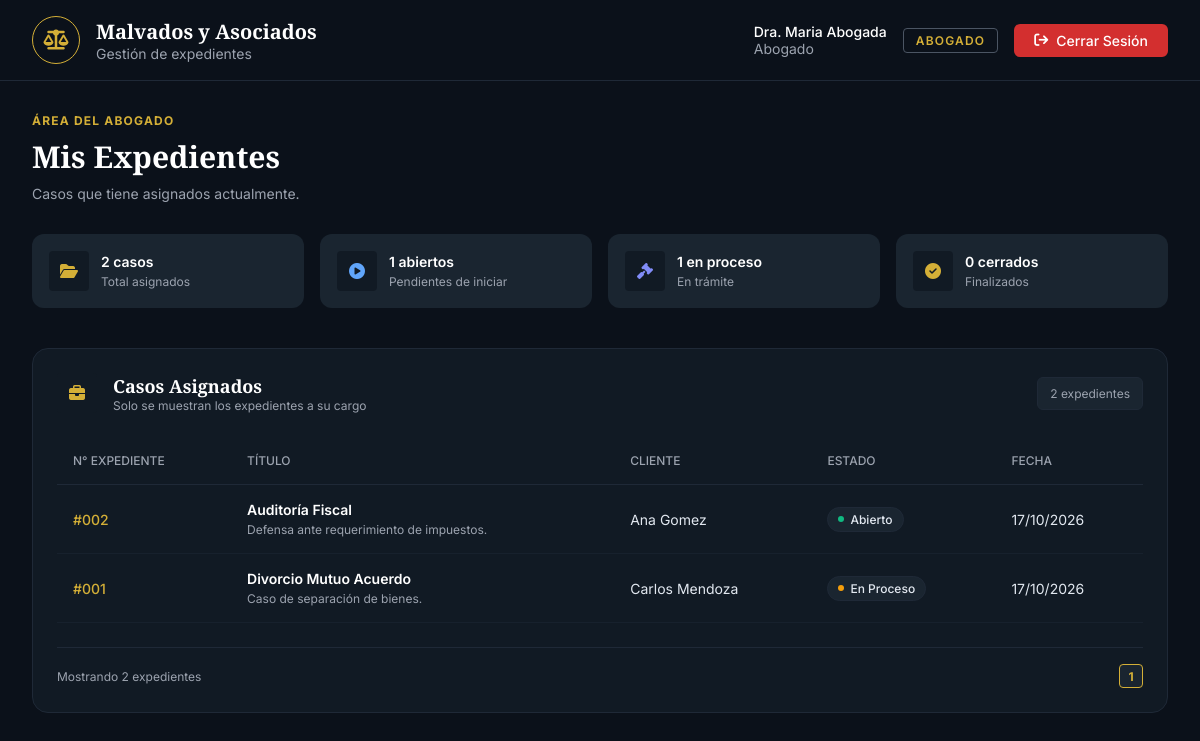
Screenshot of /modulos/panel_abogado.php (signed in) with the database file from the repository.
### tables this page shows
CREATE TABLE `casos` (
  `id` int(11) NOT NULL,
  `titulo` varchar(150) NOT NULL,
  `descripcion` text DEFAULT NULL,
  `estado` enum('Abierto','En Proceso','Cerrado') DEFAULT 'Abierto',
  `fecha_creacion` timestamp NOT NULL DEFAULT current_timestamp(),
  `usuario_id` int(11) DEFAULT NULL,
  `cliente_id` int(11) DEFAULT NULL
);

CREATE TABLE `clientes` (
  `id` int(11) NOT NULL,
  `nombre` varchar(100) NOT NULL,
  `telefono` varchar(20) DEFAULT NULL,
  `correo` varchar(100) DEFAULT NULL
);

### modulos/panel_abogado.php (the view, shortened to what this page needs)
<?php
require_once '../config/conexion.php';
$stmt = $conexion->prepare(
    "SELECT c.id, c.titulo, c.descripcion, c.estado, c.fecha_creacion, cl.nombre AS cliente_nombre
     FROM casos c
     INNER JOIN clientes cl ON c.cliente_id = cl.id
     WHERE c.usuario_id = :uid
     ORDER BY c.id DESC"
);
$stmt->execute(['uid' => $_SESSION['usuario_id']]);
$casos = $stmt->fetchAll();
$abiertos = 0; $proceso = 0; $cerrados = 0;
foreach ($casos as $c) {
    $e = strtolower($c['estado']);
    if ($e === 'abierto') $abiertos++;
    elseif ($e === 'en proceso') $proceso++;
    elseif ($e === 'cerrado') $cerrados++;
}
?>
<!DOCTYPE html>
<html lang="es">
<head>
    <link rel="stylesheet" href="https://cdnjs.cloudflare.com/ajax/libs/font-awesome/6.4.0/css/all.min.css">
    <link rel="stylesheet" href="../css/styles.css">
</head>
<body class="dark-theme">
    <header class="topbar">
        <div class="topbar-left">
            <div class="logo-icon"><i class="fa-solid fa-scale-balanced"></i></div>
            <div class="brand-text">
                <h1>Malvados y Asociados</h1>
                <p>Gestión de expedientes</p>
            </div>
        </div>
        <div class="topbar-right">
            <div class="user-profile">
                <div class="user-details">
                    <p class="user-name"><?php echo htmlspecialchars($_SESSION['usuario_nombre']); ?></p>
                    <p class="user-role">Abogado</p>
                </div>
            </div>
            <span class="badge-admin">Abogado</span>
            <a href="../auth/logout.php" class="btn-logout">
                <i class="fa-solid fa-arrow-right-from-bracket"></i> Cerrar Sesión
            </a>
        </div>
    </header>
    <main class="dashboard-main">
        <div class="page-header">
            <div class="header-titles">
                <span class="subtitle">Área del Abogado</span>
                <h2>Mis Expedientes</h2>
                <p>Casos que tiene asignados actualmente.</p>
            </div>
        </div>
        <div class="actions-grid">
            <div class="action-card static">
                <div class="card-left">
                    <div class="icon-box icon-gold"><i class="fa-solid fa-folder-open"></i></div>
                    <div class="card-text"><h3><?php echo count($casos); ?> casos</h3><p>Total asignados</p></div>
                </div>
            </div>
            <div class="action-card static">
                <div class="card-left">
                    <div class="icon-box icon-blue"><i class="fa-solid fa-circle-play"></i></div>
                    <div class="card-text"><h3><?php echo $abiertos; ?> abiertos</h3><p>Pendientes de iniciar</p></div>
                </div>
            </div>
            <div class="action-card static">
                <div class="card-left">
                    <div class="icon-box icon-indigo"><i class="fa-solid fa-gavel"></i></div>
                    <div class="card-text"><h3><?php echo $proceso; ?> en proceso</h3><p>En trámite</p></div>
                </div>
            </div>
            <div class="action-card static">
                <div class="card-left">
                    <div class="icon-box icon-gold"><i class="fa-solid fa-circle-check"></i></div>
                    <div class="card-text"><h3><?php echo $cerrados; ?> cerrados</h3><p>Finalizados</p></div>
                </div>
            </div>
        </div>
        <div class="panel-container">
            <div class="panel-header">
                <div class="panel-title">
                    <div class="icon-box icon-gold"><i class="fa-solid fa-briefcase"></i></div>
                    <div>
                        <h3>Casos Asignados</h3>
                        <p>Solo se muestran los expedientes a su cargo</p>
                    </div>
                </div>
                <div class="panel-tools">
                    <span class="counter-badge"><?php echo count($casos); ?> expedientes</span>
                </div>
            </div>
            <div class="table-wrapper">
                <table class="data-table">
                    <thead>
                        <tr>
                            <th>N° Expediente</th>
                            <th>Título</th>
                            <th>Cliente</th>
                            <th>Estado</th>
                            <th>Fecha</th>
                        </tr>
                    </thead>
                    <tbody>
                        <?php foreach ($casos as $caso): ?>
                            <?php
                                $estado = strtolower($caso['estado']);
                                $claseEstado = "status-default";
                                if ($estado == 'abierto') $claseEstado = "status-open";
                                if ($estado == 'en proceso') $claseEstado = "status-process";
                            ?>
                            <tr>
                                <td class="text-gold font-medium">#<?php echo str_pad($caso['id'], 3, '0', STR_PAD_LEFT); ?></td>
                                <td class="text-white font-semibold">
                                    <?php echo htmlspecialchars($caso['titulo']); ?>
                                    <?php if (!empty($caso['descripcion'])): ?>
                                        <span class="case-desc"><?php echo htmlspecialchars(mb_strimwidth($caso['descripcion'], 0, 90, '...')); ?></span>
                                    <?php endif; ?>
                                </td>
                                <td><?php echo htmlspecialchars($caso['cliente_nombre']); ?></td>
                                <td>
                                    <span class="status-badge">
                                        <span class="status-dot <?php echo $claseEstado; ?>"></span>
                                        <?php echo htmlspecialchars(ucfirst($caso['estado'])); ?>
                                    </span>
                                </td>
                                <td><?php echo $caso['fecha_creacion'] ? date('d/m/Y', strtotime($caso['fecha_creacion'])) : '-'; ?></td>
                            </tr>
                        <?php endforeach; ?>
                    </tbody>
                </table>
            </div>
            <div class="panel-footer">
                <p>Mostrando <?php echo count($casos); ?> expedientes</p>
                <div class="pagination-current">1</div>
            </div>
        </div>
    </main>
</body>
</html>

### rows the page displays
casos: id "002", titulo "Auditoría Fiscal", descripcion "Defensa ante requerimiento de impuestos.", cliente.nombre "Ana Gomez", estado "Abierto", fecha_creacion "17/10/2026"
casos: id "001", titulo "Divorcio Mutuo Acuerdo", descripcion "Caso de separación de bienes.", cliente.nombre "Carlos Mendoza", estado "En Proceso", fecha_creacion "17/10/2026"

### other values shown
$_SESSION['usuario_nombre'] "Dra. Maria Abogada"
count($casos) "2"
$abiertos "1"
$proceso "1"
$cerrados "0"
